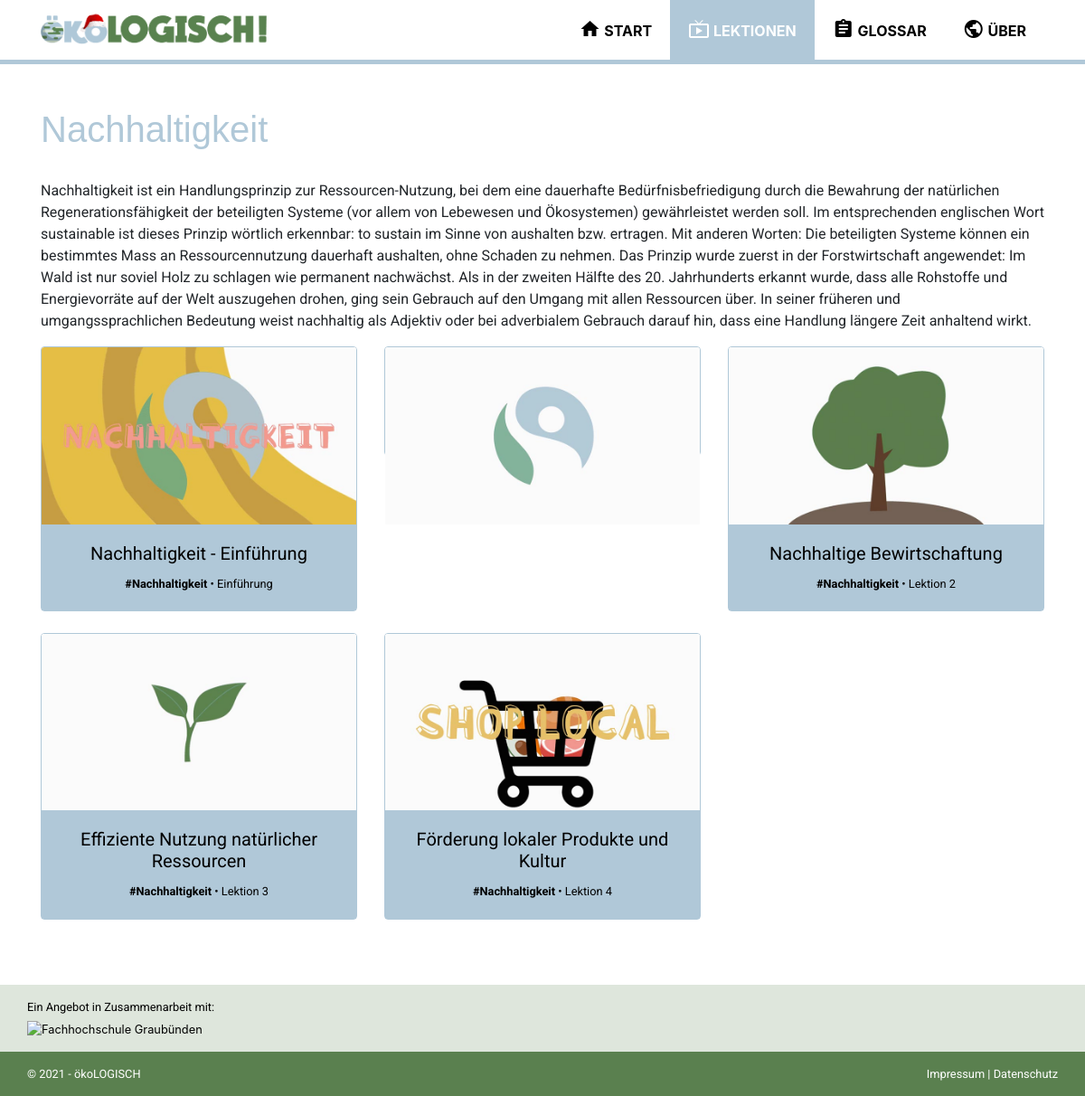
Screenshot of /category?id=2 with the database file from the repository.
### tables this page shows
CREATE TABLE `tbl_category` (
  `id` int(11) NOT NULL,
  `title` varchar(255) NOT NULL,
  `text` text NOT NULL,
  `img_url` varchar(255) NOT NULL
);

CREATE TABLE `tbl_lesson` (
  `id` int(11) NOT NULL,
  `category_id` int(11) NOT NULL,
  `title` varchar(255) NOT NULL,
  `text` text NOT NULL,
  `img_url` text NOT NULL,
  `gif_url` varchar(255) NOT NULL,
  `gif_url_static` varchar(255) NOT NULL,
  `video_url` varchar(255) NOT NULL,
  `top_lesson` tinyint(1) NOT NULL,
  `lesson_nr` int(3) NOT NULL,
  `important` text NOT NULL,
  `einfuerung` tinyint(1) NOT NULL,
  `lernziele` text NOT NULL,
  `groeste_probleme` text NOT NULL
);

### data/data.php (called while the page is built, shortened)
<?php
function get_db_connection()
{
	global $db_host, $db_name, $db_user, $db_pass, $db_charset;
	$dsn = "mysql:host=$db_host;dbname=$db_name;charset=$db_charset";
	$options = [
		PDO::ATTR_ERRMODE            => PDO::ERRMODE_EXCEPTION,
		PDO::ATTR_DEFAULT_FETCH_MODE => PDO::FETCH_ASSOC,
		PDO::ATTR_EMULATE_PREPARES   => false
	];
	try {
		$db = new PDO($dsn, $db_user, $db_pass, $options);
	} catch (\PDOException $e) {
		throw new \PDOException($e->getMessage(), (int)$e->getCode());
	}
	return $db;
}
function get_category_by_id($id)
{
	$db = get_db_connection();
	$sql = "SELECT * FROM tbl_category WHERE id = $id;";
	$result = $db->query($sql);
	$row = $result->fetch();
	return $row;
}
function get_lessons_by_category_id($id)
{
	$db = get_db_connection();
	$sql = "SELECT * FROM tbl_lesson WHERE category_id = $id;";
	$result = $db->query($sql);
	return $result->fetchAll();
}

### category.php (the view, shortened to what this page needs)
<?php
require_once('data/data.php');
$category = get_category_by_id($_GET['id']);
$lessons = get_lessons_by_category_id($_GET['id']);
?>
<?php require_once('templates/head.php'); ?>
<?php require_once('templates/navbar.php'); ?>
<section class="container category my-5">
    <article class="<?php echo strtolower($category['title']); ?>">
        <h2 class="pb-4"><?php echo $category['title']; ?></h2>
        <p><?php echo $category['text']; ?></p>
    </article>
    <article>
        <div class="row">
            <?php foreach ($lessons as $lesson) { ?>
                <div class="col-lg-4 col-md-6 col-sm-12 mb-4">
                    <?php
                    if ($lesson['einfuerung'] == 1) {
                        echo '<a class="link-title" href="intro?id=' . $lesson["id"] . '">';
                    } else {
                        echo '<a class="link-title" href="lesson?id=' . $lesson["id"] . '">';
                    }
                    ?>
                    <div class="card <?php echo strtolower($category['title']); ?>">
                        <img src="<?php echo $lesson['gif_url_static'] ?>" class="card-img-top gif_static">
                        <div class="card-body">
                            <h5 class="card-title text-center"><?php echo $lesson['title'] ?></h5>
                            <p class="card-text small text-center">
                                <b><a href="category?id=<?php echo $lesson['category_id']; ?>">
                                        <?php
                                        $category =  get_category_by_id($lesson['category_id']);
                                        echo "#" . $category['title'];
                                        ?></b>
                                </a>
                                •
                                <?php
                                if ($lesson['einfuerung'] == 1) {
                                    echo "Einführung ";
                                } else {
                                    echo "Lektion ";
                                    echo $lesson['lesson_nr'];
                                }
                                ?></p>
                        </div>
                    </div>
            <?php } ?>
    </article>
</section>
<?php require_once('templates/footer.php'); ?>

### rows the page displays
tbl_category: title "Nachhaltigkeit", text "Nachhaltigkeit ist ein Handlungsprinzip zur Ressourcen-Nutzung, bei dem eine dauerhafte Bedürfnisbefriedigung durch die Bewahrung der natürlichen Regenerationsfähigkeit der beteiligten Systeme (vor allem von Lebewesen und Ökosystemen) gewährleistet werden soll. Im entsprechenden englischen Wort sustainable ist dieses Prinzip wörtlich erkennbar: to sustain im Sinne von aushalten bzw. ertragen. Mit anderen Worten: Die beteiligten Systeme können ein bestimmtes Mass an Ressourcennutzung dauerhaft aushalten, ohne Schaden zu nehmen. Das Prinzip wurde zuerst in der Forstwirtschaft angewendet: Im Wald ist nur soviel Holz zu schlagen wie permanent nachwächst. Als in der zweiten Hälfte des 20.…"
tbl_lesson: gif_url_static (picture), title "Nachhaltigkeit - Einführung", category.title "Nachhaltigkeit", einfuerung "Einführung"
tbl_lesson: gif_url_static (picture)
tbl_lesson: gif_url_static (picture), title "Nachhaltige Bewirtschaftung", category.title "Nachhaltigkeit", lesson_nr "2"
tbl_lesson: gif_url_static (picture), title "Effiziente Nutzung natürlicher Ressourcen", category.title "Nachhaltigkeit", lesson_nr "3"
tbl_lesson: gif_url_static (picture), title "Förderung lokaler Produkte und Kultur", category.title "Nachhaltigkeit", lesson_nr "4"
